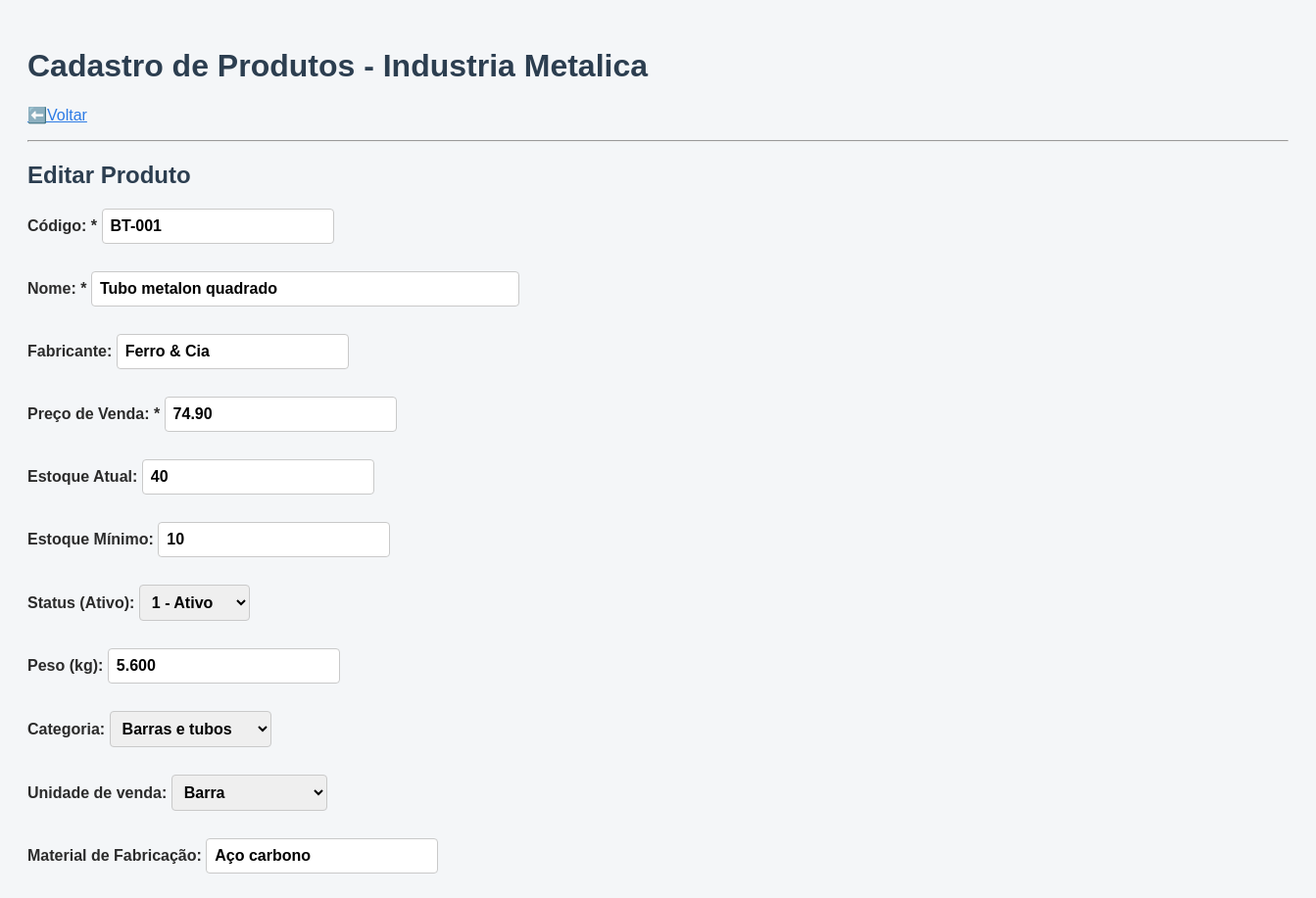
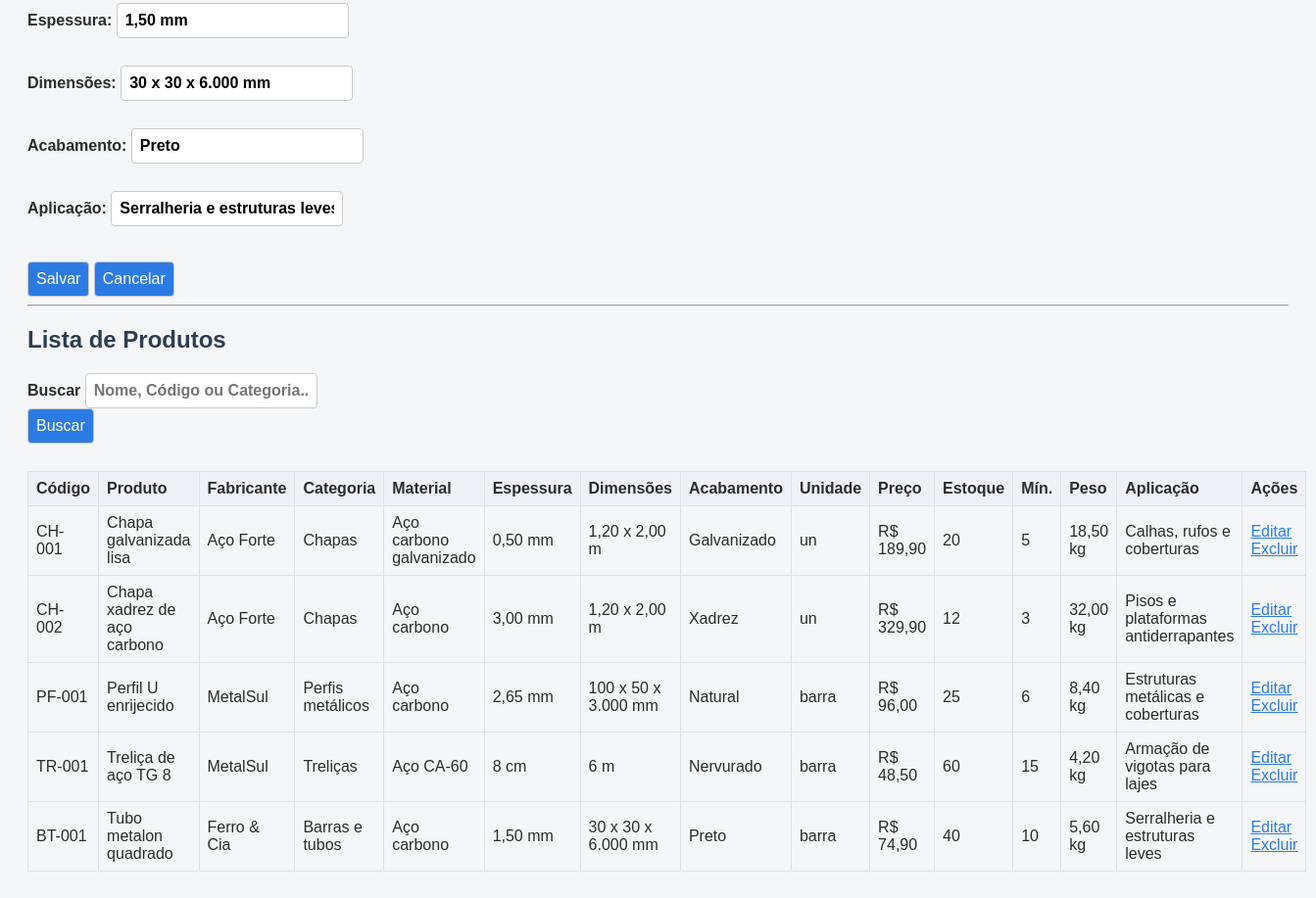
The app's page /produtos.php?editar=5 (signed in) with its own data (2 pictures, top to bottom).
### tables this page shows
CREATE TABLE IF NOT EXISTS produtos (
  id INT NOT NULL AUTO_INCREMENT,
  codigo VARCHAR(45) NOT NULL,
  nome VARCHAR(150) NOT NULL,
  fabricante VARCHAR(100) NOT NULL DEFAULT 'Geral',
  preco DECIMAL(10,2) NOT NULL,
  estoque_atual INT NOT NULL DEFAULT 0,
  estoque_minimo INT NOT NULL DEFAULT 0,
  ativo TINYINT NOT NULL DEFAULT 1,
  peso DECIMAL(10,3) NOT NULL DEFAULT 0,
  categoria VARCHAR(100) NOT NULL,
  unidade VARCHAR(20) NOT NULL DEFAULT 'un',
  material_fabricacao VARCHAR(100) NULL,
  espessura VARCHAR(50) NULL,
  dimensoes VARCHAR(100) NULL,
  acabamento VARCHAR(100) NULL,
  aplicacao VARCHAR(255) NULL,
  PRIMARY KEY (id),
  UNIQUE KEY uq_produtos_codigo (codigo),
  KEY idx_produtos_categoria (categoria)
);

### produtos.php (the view, shortened to what this page needs)
<?php
require_once 'config.php';
$produtoEditar = null;
if (isset($_GET['editar'])) {
    $stmt = $conn->prepare("SELECT * FROM produtos WHERE id = ?");
    $stmt->execute([(int)$_GET['editar']]);
    $produtoEditar = $stmt->fetch();
}
$busca = trim($_GET['busca'] ?? '');
$sql = "SELECT * FROM produtos" . ($busca ? " WHERE nome LIKE :b OR codigo LIKE :b OR categoria LIKE :b" : "") . " ORDER BY nome";
$stmt = $conn->prepare($sql);
$stmt->execute($busca ? ['b' => "%$busca%"] : []);
$produtos = $stmt->fetchAll();
?>
<!DOCTYPE html>
<html lang="pt-BR">
<head>
    <link rel="stylesheet" href="estilo.css">
</head>
<body>
    <h1>Cadastro de Produtos - Industria Metalica</h1>
    <p><a href="index.php">⬅️Voltar</a></p>
    <hr>
    <h2><?= $produtoEditar ? 'Editar' : 'Novo' ?> Produto</h2>
    <form method="POST">
        <label>Código: * <input type="text" name="codigo" value="<?= htmlspecialchars($produtoEditar['codigo'] ?? '') ?>" required></label><br>
        <label>Nome: * <input type="text" name="nome" size="40" value="<?= htmlspecialchars($produtoEditar['nome'] ?? '') ?>" required></label><br>
        <label>Fabricante: <input type="text" name="fabricante" value="<?= htmlspecialchars($produtoEditar['fabricante'] ?? '') ?>"></label><br>
        <label>Preço de Venda: * <input type="number" step="0.01" name="preco" value="<?= htmlspecialchars($produtoEditar['preco'] ?? '') ?>" required></label><br>
        <label>Estoque Atual: <input type="number" name="estoque_atual" min="0" value="<?= $produtoEditar['estoque_atual'] ?? 0 ?>"></label><br>
        <label>Estoque Mínimo: <input type="number" name="estoque_minimo" min="0" value="<?= $produtoEditar['estoque_minimo'] ?? 5 ?>"></label><br>
        <label>Status (Ativo):
            <select name="ativo">
                <option value="1" <?= ($produtoEditar['ativo'] ?? 1) == 1 ? 'selected' : '' ?>>1 - Ativo</option>
            </select>
        </label><br>
        <label>Peso (kg): <input type="number" step="0.01" min="0" name="peso" value="<?= $produtoEditar['peso'] ?? 0.00 ?>"></label><br>
        <label>Categoria:
            <select name="categoria" required>
                <?php foreach (['Chapas', 'Treliças', 'Perfis metálicos', 'Barras e tubos', 'Telhas metálicas', 'Acessórios'] as $categoria): ?>
                    <option value="<?= htmlspecialchars($categoria) ?>" <?= ($produtoEditar['categoria'] ?? 'Chapas') === $categoria ? 'selected' : '' ?>><?= htmlspecialchars($categoria) ?></option>
                <?php endforeach; ?>
            </select>
        </label><br>
        <label>Unidade de venda:
            <select name="unidade">
                <?php foreach (['un' => 'Unidade', 'm' => 'Metro', 'm²' => 'Metro quadrado', 'kg' => 'Quilograma', 'barra' => 'Barra'] as $valor => $rotulo): ?>
                    <option value="<?= htmlspecialchars($valor) ?>" <?= ($produtoEditar['unidade'] ?? 'un') === $valor ? 'selected' : '' ?>><?= htmlspecialchars($rotulo) ?></option>
                <?php endforeach; ?>
            </select>
        </label><br>
        <label>Material de Fabricação: <input type="text" name="material_fabricacao" value="<?= htmlspecialchars($produtoEditar['material_fabricacao'] ?? '') ?>"></label><br>
        <label>Espessura: <input type="text" name="espessura" placeholder="Ex.: 2 mm" value="<?= htmlspecialchars($produtoEditar['espessura'] ?? '') ?>"></label><br>
        <label>Dimensões: <input type="text" name="dimensoes" placeholder="Ex.: 1,20 x 2,00 m" value="<?= htmlspecialchars($produtoEditar['dimensoes'] ?? '') ?>"></label><br>
        <label>Acabamento: <input type="text" name="acabamento" placeholder="Ex.: galvanizado" value="<?= htmlspecialchars($produtoEditar['acabamento'] ?? '') ?>"></label><br>
        <label>Aplicação: <input type="text" name="aplicacao" value="<?= htmlspecialchars($produtoEditar['aplicacao'] ?? '') ?>"></label><br><br>
        <button type="submit">Salvar</button>
        <?php if ($produtoEditar): ?><a href="produtos.php"><button type="button">Cancelar</button></a><?php endif; ?>
    </form>
    <hr>
    <h2>Lista de Produtos</h2>
    <form method="GET">
        <label>Buscar <input type="text" name="busca" value="<?= htmlspecialchars($busca) ?>" placeholder="Nome, Código ou Categoria..."></label>
        <button type="submit">Buscar</button>
    </form>
    <br>
    <?php if ($produtos): ?>
        <table border="1" cellpadding="5" cellspacing="0">
            <tr>
                <th>Código</th><th>Produto</th><th>Fabricante</th><th>Categoria</th><th>Material</th><th>Espessura</th><th>Dimensões</th><th>Acabamento</th><th>Unidade</th><th>Preço</th><th>Estoque</th><th>Mín.</th><th>Peso</th><th>Aplicação</th><th>Ações</th>
            </tr>
            <?php foreach ($produtos as $p): ?>
                <tr>
                    <td><?= htmlspecialchars($p['codigo']) ?></td>
                    <td><?= htmlspecialchars($p['nome']) ?></td>
                    <td><?= htmlspecialchars($p['fabricante'] ?? '') ?></td>
                    <td><?= htmlspecialchars($p['categoria'] ?? '') ?></td>
                    <td><?= htmlspecialchars($p['material_fabricacao'] ?? '-') ?></td>
                    <td><?= htmlspecialchars($p['espessura'] ?? '-') ?></td>
                    <td><?= htmlspecialchars($p['dimensoes'] ?? '-') ?></td>
                    <td><?= htmlspecialchars($p['acabamento'] ?? '-') ?></td>
                    <td><?= htmlspecialchars($p['unidade'] ?? 'un') ?></td>
                    <td>R$ <?= number_format($p['preco'], 2, ',', '.') ?></td>
                    <td><?= $p['estoque_atual'] ?></td>
                    <td><?= $p['estoque_minimo'] ?></td>
                    <td><?= number_format((float)$p['peso'], 2, ',', '.') ?> kg</td>
                    <td><?= htmlspecialchars($p['aplicacao'] ?? '-') ?></td>
                    <td>
                        <a href="produtos.php?editar=<?= $p['id'] ?>">Editar</a>
                        <a href="produtos.php?excluir=<?= $p['id'] ?>" onclick="return confirm('Deseja realmente excluir este produto?')">Excluir</a>
                    </td>
                </tr>
            <?php endforeach; ?>
        </table>
    <?php else: ?>
        <p>Nenhum produto cadastrado.</p>
    <?php endif; ?>
</body>
</html>

### estilo.css (style rules this page uses)
body { font-family: Arial, Helvetica, sans-serif; background-color: #f4f6f8; color: #2b2b2b; padding: 20px; }
h1, h2 { color: #2c3e50; }
label { display: block; font-weight: bold; margin-top: 10px; }
input, select, textarea, button { font: inherit; padding: 8px; border-radius: 4px; border: 1px solid #c9c9c9; }
button { background-color: #2c7be5; color: #ffffff; cursor: pointer; }
a { color: #2c7be5; }
table { width: 100%; border-collapse: collapse; margin-top: 10px; }
th, td { padding: 8px; border: 1px solid #e0e0e0; text-align: left; }
th { background-color: #eef2f7; }

### records on screen
produtos: codigo "BT-001", nome "Tubo metalon quadrado", fabricante "Ferro & Cia", preco "74.90", estoque_atual "40", estoque_minimo "10", ativo "1 - Ativo", peso "5.600", categoria "Barras e tubos", unidade "Barra", material_fabricacao "Aço carbono", espessura "1,50 mm", dimensoes "30 x 30 x 6.000 mm", acabamento "Preto", aplicacao "Serralheria e estruturas leves", unidade "barra", preco "74,90", peso "5,60"
produtos: codigo "CH-001", nome "Chapa galvanizada lisa", fabricante "Aço Forte", categoria "Chapas", material_fabricacao "Aço carbono galvanizado", espessura "0,50 mm", dimensoes "1,20 x 2,00 m", acabamento "Galvanizado", unidade "un", preco "189,90", estoque_atual "20", estoque_minimo "5", peso "18,50", aplicacao "Calhas, rufos e coberturas"
produtos: codigo "CH-002", nome "Chapa xadrez de aço carbono", fabricante "Aço Forte", categoria "Chapas", material_fabricacao "Aço carbono", espessura "3,00 mm", dimensoes "1,20 x 2,00 m", acabamento "Xadrez", unidade "un", preco "329,90", estoque_atual "12", estoque_minimo "3", peso "32,00", aplicacao "Pisos e plataformas antiderrapantes"
produtos: codigo "PF-001", nome "Perfil U enrijecido", fabricante "MetalSul", categoria "Perfis metálicos", material_fabricacao "Aço carbono", espessura "2,65 mm", dimensoes "100 x 50 x 3.000 mm", acabamento "Natural", unidade "barra", preco "96,00", estoque_atual "25", estoque_minimo "6", peso "8,40", aplicacao "Estruturas metálicas e coberturas"
produtos: codigo "TR-001", nome "Treliça de aço TG 8", fabricante "MetalSul", categoria "Treliças", material_fabricacao "Aço CA-60", espessura "8 cm", dimensoes "6 m", acabamento "Nervurado", unidade "barra", preco "48,50", estoque_atual "60", estoque_minimo "15", peso "4,20", aplicacao "Armação de vigotas para lajes"
